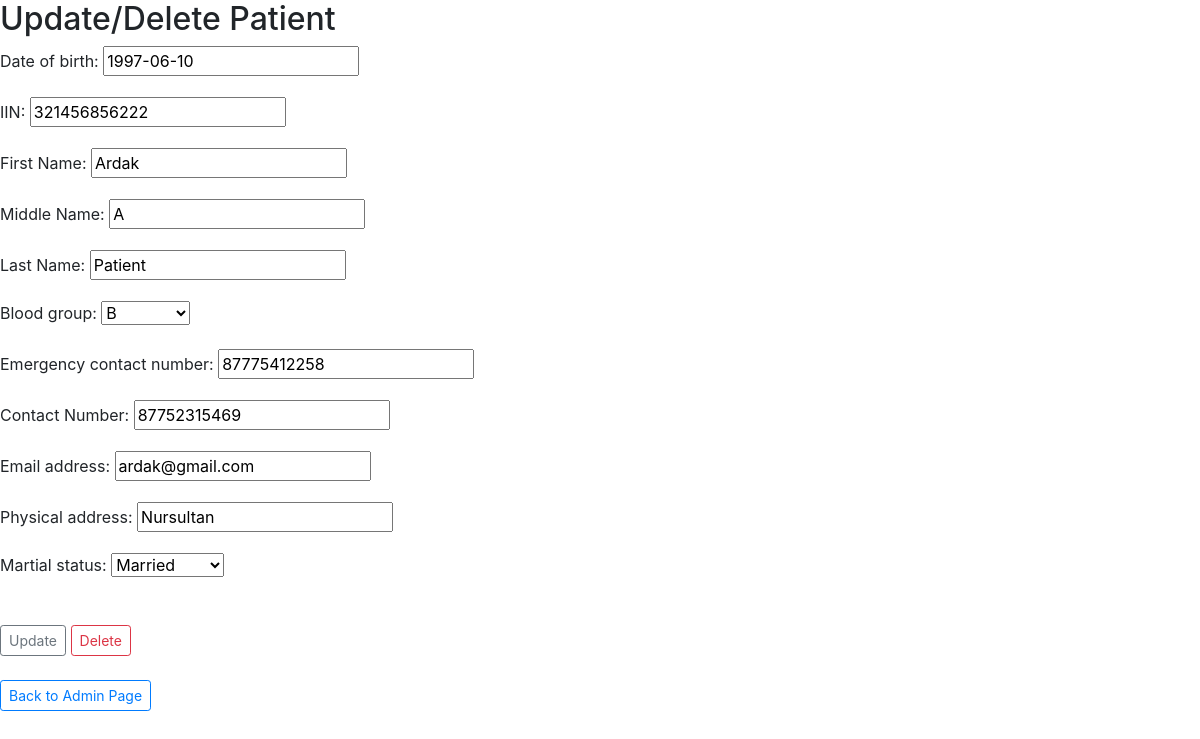
Page /update_patient/1 on the committed database.
### authentication/models.py (models this page shows, shortened)
class Patient(models.Model):
    STATUS_TYPE = (
        ('Married', 'Married'),
        ('Not Married', 'Not Married'),
    )
    BLOOD_TYPE = (
        ('A', 'A'),
        ('B', 'B'),
        ('O', 'O'),
        ('AB', 'AB'),
    )
    date_of_birth = models.DateField('Date of birth')
    iin_number = models.CharField('IIN', max_length = 12)
    id_number = models.BigAutoField(primary_key = True)
    fname = models.CharField('First Name', max_length = 50)
    mname = models.CharField('Middle Name', max_length = 50, null = True, blank = True)
    lname = models.CharField('Last Name', max_length = 50)
    blood_group = models.CharField('Blood group', max_length = 5, choices = BLOOD_TYPE)
    emergency_contact_number = models.CharField('Emergency contact number', max_length = 12)
    contact_number = models.CharField('Contact Number', max_length = 12)
    email = models.EmailField('Email address', max_length = 254)
    address = models.CharField('Physical address', max_length = 1024)
    martial_status = models.CharField('Martial status', max_length = 20, choices = STATUS_TYPE)
    registration_date = models.DateTimeField(auto_now_add = True)
    class Meta:
        verbose_name = 'Patient'
        verbose_name_plural = 'Patients'

### authentication/views.py (the view)
# urls.py: path('update_patient/<patient_id>', views.update_patient, name="update-patient"),
def update_patient(request, patient_id):
    patient = Patient.objects.get(id_number = patient_id)
    form = PatientForm(request.POST or None, instance = patient)
    if form.is_valid():
        form.save()
        return redirect('adminpage')
    return render(request, "authentication/update_patient.html", {'patient': patient, 'form': form})

### authentication/forms.py
class PatientForm(ModelForm):
    class Meta:
        model = Patient
        fields = ('date_of_birth', 'iin_number', 'id_number', 'fname', 'mname', 'lname', 'blood_group', 'emergency_contact_number', 'contact_number', 'email', 'address', 'martial_status')

### templates/authentication/update_patient.html (shortened to what this page needs)
<!doctype html>
<html lang="en">
<head>
    <link rel="stylesheet" href="https://cdn.jsdelivr.net/npm/bootstrap@4.4.1/dist/css/bootstrap.min.css">
</head>
<body>
    <h2>Update/Delete Patient</h2>
    <form action="" method="POST">
        {{ form.as_p }}
        <br/>
        <button type="submit" class="btn btn-outline-secondary btn-sm">Update</button>
        <a href="{% url 'delete-patient' patient.id_number %}" class="btn btn-outline-danger btn-sm">Delete</a>
        <br><br>
    </form>
        <a href="/adminpage" class="btn btn-outline-primary btn-sm">Back to Admin Page</a>
</body>
</html>

### rows in the picture
Patient: date_of_birth "1997-06-10", iin_number "321456856222", fname "Ardak", mname "A", lname "Patient", blood_group "B", emergency_contact_number "87775412258", contact_number "87752315469", email "ardak@gmail.com", address "Nursultan", martial_status "Married"
